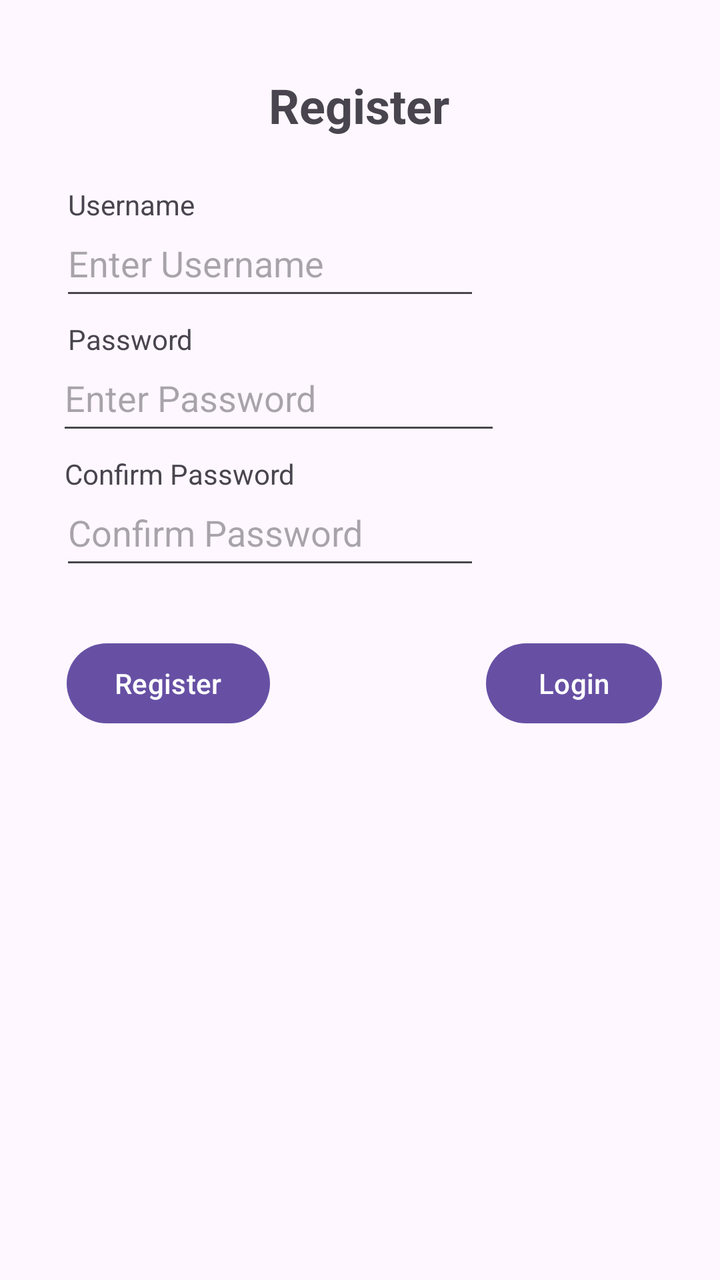
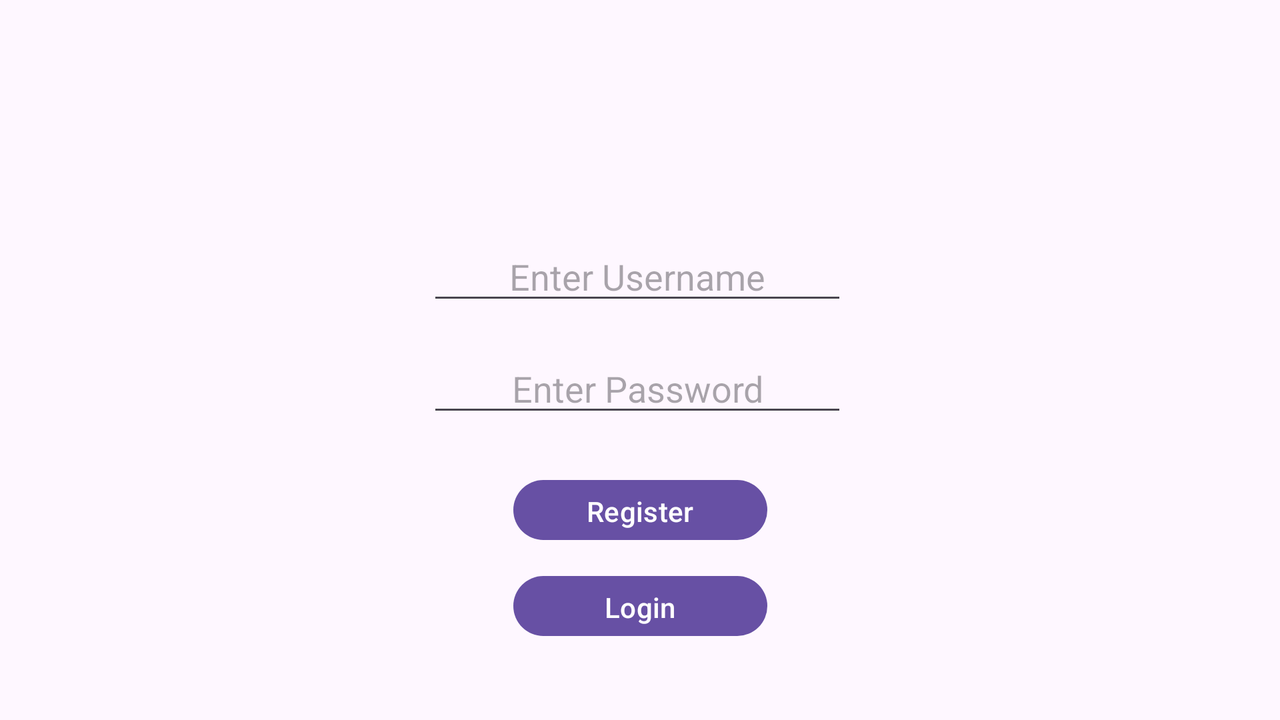

The same Android screen from two of the app's own layout files: first res/layout/ as a phone draws it, then the repository's variant for another configuration, drawn on a device whose configuration selects that folder. Both files follow.
<!-- AndroidManifest.xml: application theme Theme.FIT2081ASSIGNMENT1 -->
<!-- res/layout/activity_signup.xml -->
<?xml version="1.0" encoding="utf-8"?>
<androidx.constraintlayout.widget.ConstraintLayout xmlns:android="http://schemas.android.com/apk/res/android"
    xmlns:app="http://schemas.android.com/apk/res-auto"
    xmlns:tools="http://schemas.android.com/tools"
    android:id="@+id/main"
    android:layout_width="match_parent"
    android:layout_height="match_parent"
    tools:context=".Signup">

    <TextView
        android:id="@+id/textRegister"
        android:layout_width="wrap_content"
        android:layout_height="wrap_content"
        android:text="Register"
        android:textSize="24sp"
        android:textStyle="bold"
        app:layout_constraintBottom_toBottomOf="parent"
        app:layout_constraintEnd_toEndOf="parent"
        app:layout_constraintHorizontal_bias="0.498"
        app:layout_constraintStart_toStartOf="parent"
        app:layout_constraintTop_toTopOf="parent"
        app:layout_constraintVertical_bias="0.06" />

    <EditText
        android:id="@+id/editTextUsername"
        android:layout_width="wrap_content"
        android:layout_height="50dp"
        android:layout_marginTop="-7dp"
        android:ems="10"
        android:hint="Enter Username"
        android:inputType="text"
        app:layout_constraintEnd_toEndOf="parent"
        app:layout_constraintHorizontal_bias="0.199"
        app:layout_constraintStart_toStartOf="parent"
        app:layout_constraintTop_toBottomOf="@+id/textViewUsername" />

    <TextView
        android:id="@+id/textViewPassword"
        android:layout_width="wrap_content"
        android:layout_height="wrap_content"
        android:layout_marginTop="5dp"
        android:text="Password"
        app:layout_constraintEnd_toEndOf="parent"
        app:layout_constraintHorizontal_bias="0.114"
        app:layout_constraintStart_toStartOf="parent"
        app:layout_constraintTop_toBottomOf="@+id/editTextUsername" />

    <EditText
        android:id="@+id/editTextPassword"
        android:layout_width="222dp"
        android:layout_height="50dp"
        android:layout_marginTop="-7dp"
        android:ems="10"
        android:hint="Enter Password"
        android:inputType="text"
        android:password="true"
        app:layout_constraintEnd_toEndOf="parent"
        app:layout_constraintHorizontal_bias="0.206"
        app:layout_constraintStart_toStartOf="parent"
        app:layout_constraintTop_toBottomOf="@+id/textViewPassword" />

    <EditText
        android:id="@+id/editTextConfirmPassword"
        android:layout_width="wrap_content"
        android:layout_height="50dp"
        android:layout_marginTop="-7dp"
        android:ems="10"
        android:hint="Confirm Password"
        android:inputType="text"
        android:password="true"
        app:layout_constraintEnd_toEndOf="parent"
        app:layout_constraintHorizontal_bias="0.199"
        app:layout_constraintStart_toStartOf="parent"
        app:layout_constraintTop_toBottomOf="@+id/textViewConfirmPassword" />

    <TextView
        android:id="@+id/textViewUsername"
        android:layout_width="wrap_content"
        android:layout_height="wrap_content"
        android:layout_marginTop="24dp"
        android:text="Username"
        app:layout_constraintEnd_toEndOf="parent"
        app:layout_constraintHorizontal_bias="0.115"
        app:layout_constraintStart_toStartOf="parent"
        app:layout_constraintTop_toBottomOf="@+id/textRegister" />

    <TextView
        android:id="@+id/textViewConfirmPassword"
        android:layout_width="wrap_content"
        android:layout_height="wrap_content"
        android:layout_marginTop="5dp"
        android:text="Confirm Password"
        app:layout_constraintEnd_toEndOf="parent"
        app:layout_constraintHorizontal_bias="0.132"
        app:layout_constraintStart_toStartOf="parent"
        app:layout_constraintTop_toBottomOf="@+id/editTextPassword" />

    <Button
        android:id="@+id/buttonRegister"
        android:layout_width="wrap_content"
        android:layout_height="wrap_content"
        android:layout_marginTop="28dp"
        android:onClick="onButtonRegister"
        android:text="Register"
        app:layout_constraintEnd_toEndOf="parent"
        app:layout_constraintHorizontal_bias="0.129"
        app:layout_constraintStart_toStartOf="parent"
        app:layout_constraintTop_toBottomOf="@+id/editTextConfirmPassword" />

    <Button
        android:id="@+id/buttonLoginPage"
        android:layout_width="wrap_content"
        android:layout_height="wrap_content"
        android:layout_marginStart="108dp"
        android:layout_marginTop="28dp"
        android:text="Login"
        app:layout_constraintBottom_toBottomOf="parent"
        app:layout_constraintEnd_toEndOf="parent"
        app:layout_constraintHorizontal_bias="0.0"
        app:layout_constraintStart_toEndOf="@+id/buttonRegister"
        app:layout_constraintTop_toBottomOf="@+id/editTextConfirmPassword"
        app:layout_constraintVertical_bias="0.0" />

</androidx.constraintlayout.widget.ConstraintLayout>
<!-- resources referenced by this layout -->
<resources>
  <style name="Theme.FIT2081ASSIGNMENT1" parent="Base.Theme.FIT2081ASSIGNMENT1" />
  <style name="Base.Theme.FIT2081ASSIGNMENT1" parent="Theme.Material3.DayNight.NoActionBar">
          
          
      </style>
</resources>
<!-- res/layout-land/activity_signup.xml (the repository's variant of the layout above) -->
<!-- drawn on the phone turned sideways -->
<?xml version="1.0" encoding="utf-8"?>
<androidx.constraintlayout.widget.ConstraintLayout xmlns:android="http://schemas.android.com/apk/res/android"
    xmlns:app="http://schemas.android.com/apk/res-auto"
    xmlns:tools="http://schemas.android.com/tools"
    android:id="@+id/main"
    android:layout_width="match_parent"
    android:layout_height="match_parent"
    tools:context=".Signup">

    <EditText
        android:id="@+id/editUsername"
        android:layout_width="wrap_content"
        android:layout_height="wrap_content"
        android:layout_marginTop="116dp"
        android:ems="10"
        android:hint="Enter Username"
        android:inputType="text"
        android:textAlignment="center"
        app:layout_constraintEnd_toEndOf="parent"
        app:layout_constraintHorizontal_bias="0.497"
        app:layout_constraintStart_toStartOf="parent"
        app:layout_constraintTop_toTopOf="parent" />

    <EditText
        android:id="@+id/editPassword"
        android:layout_width="wrap_content"
        android:layout_height="wrap_content"
        android:layout_marginTop="172dp"
        android:ems="10"
        android:hint="Enter Password"
        android:inputType="text"
        android:textAlignment="center"
        app:layout_constraintEnd_toEndOf="parent"
        app:layout_constraintHorizontal_bias="0.497"
        app:layout_constraintStart_toStartOf="parent"
        app:layout_constraintTop_toTopOf="parent" />

    <Button
        android:id="@+id/btnRegisterConfirm"
        android:layout_width="127dp"
        android:layout_height="38dp"
        android:layout_marginTop="236dp"
        android:text="Register"
        app:layout_constraintEnd_toEndOf="parent"
        app:layout_constraintStart_toStartOf="parent"
        app:layout_constraintTop_toTopOf="parent" />

    <Button
        android:id="@+id/btnLogin"
        android:layout_width="127dp"
        android:layout_height="38dp"
        android:layout_marginTop="284dp"
        android:text="Login"
        app:layout_constraintEnd_toEndOf="parent"
        app:layout_constraintStart_toStartOf="parent"
        app:layout_constraintTop_toTopOf="parent" />

</androidx.constraintlayout.widget.ConstraintLayout>
